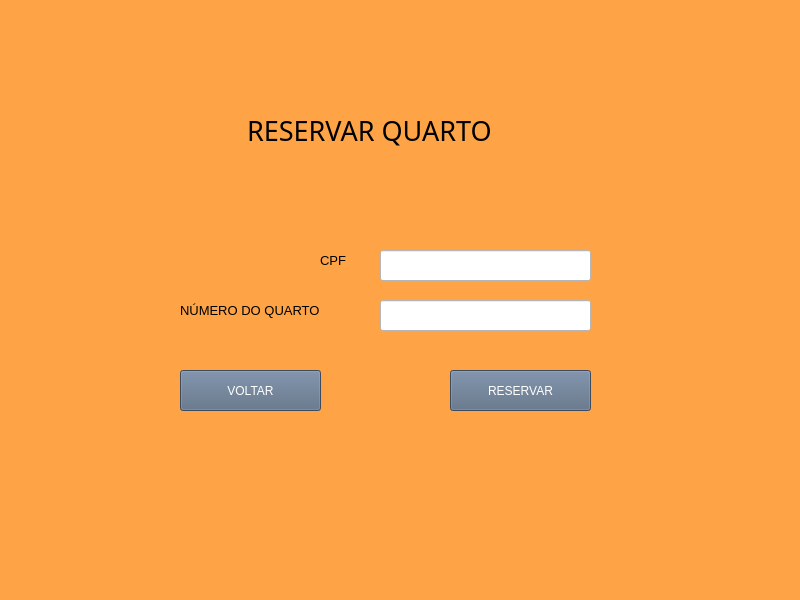
<?xml version="1.0" encoding="UTF-8"?>
<ui version="4.0">
 <class>MainWindow</class>
 <widget class="QMainWindow" name="MainWindow">
  <property name="geometry">
   <rect>
    <x>0</x>
    <y>0</y>
    <width>800</width>
    <height>600</height>
   </rect>
  </property>
  <property name="font">
   <font>
    <pointsize>13</pointsize>
   </font>
  </property>
  <property name="windowTitle">
   <string>MainWindow</string>
  </property>
  <property name="styleSheet">
   <string notr="true">background-color: rgb(255, 164, 70);</string>
  </property>
  <widget class="QWidget" name="centralwidget">
   <widget class="QLabel" name="label">
    <property name="geometry">
     <rect>
      <x>240</x>
      <y>110</y>
      <width>361</width>
      <height>41</height>
     </rect>
    </property>
    <property name="font">
     <font>
      <family>MV Boli</family>
      <pointsize>20</pointsize>
      <weight>50</weight>
      <italic>false</italic>
      <bold>false</bold>
     </font>
    </property>
    <property name="styleSheet">
     <string notr="true">font: 20pt &quot;MV Boli&quot;;
</string>
    </property>
    <property name="text">
     <string> RESERVAR QUARTO</string>
    </property>
   </widget>
   <widget class="QLabel" name="label_2">
    <property name="geometry">
     <rect>
      <x>180</x>
      <y>300</y>
      <width>171</width>
      <height>20</height>
     </rect>
    </property>
    <property name="font">
     <font>
      <pointsize>10</pointsize>
     </font>
    </property>
    <property name="text">
     <string>NÚMERO DO QUARTO</string>
    </property>
    <property name="alignment">
     <set>Qt::AlignLeading|Qt::AlignLeft|Qt::AlignVCenter</set>
    </property>
   </widget>
   <widget class="QLineEdit" name="lineEdit">
    <property name="geometry">
     <rect>
      <x>380</x>
      <y>300</y>
      <width>211</width>
      <height>31</height>
     </rect>
    </property>
    <property name="styleSheet">
     <string notr="true">background-color: rgb(255, 255, 255);
</string>
    </property>
   </widget>
   <widget class="QPushButton" name="pushButton">
    <property name="geometry">
     <rect>
      <x>450</x>
      <y>370</y>
      <width>141</width>
      <height>41</height>
     </rect>
    </property>
    <property name="styleSheet">
     <string notr="true">background-color: rgb(86, 105, 129);
font: 10pt &quot;MS Shell Dlg 2&quot;;
color: rgb(255, 255, 255);
</string>
    </property>
    <property name="text">
     <string>RESERVAR</string>
    </property>
   </widget>
   <widget class="QPushButton" name="pushButton_2">
    <property name="geometry">
     <rect>
      <x>180</x>
      <y>370</y>
      <width>141</width>
      <height>41</height>
     </rect>
    </property>
    <property name="styleSheet">
     <string notr="true">background-color: rgb(86, 105, 129);
font: 10pt &quot;MS Shell Dlg 2&quot;;
color: rgb(255, 255, 255);</string>
    </property>
    <property name="text">
     <string>VOLTAR</string>
    </property>
   </widget>
   <widget class="QLabel" name="label_3">
    <property name="geometry">
     <rect>
      <x>190</x>
      <y>240</y>
      <width>55</width>
      <height>16</height>
     </rect>
    </property>
    <property name="text">
     <string/>
    </property>
   </widget>
   <widget class="QLabel" name="label_4">
    <property name="geometry">
     <rect>
      <x>190</x>
      <y>250</y>
      <width>111</width>
      <height>16</height>
     </rect>
    </property>
    <property name="font">
     <font>
      <pointsize>8</pointsize>
     </font>
    </property>
    <property name="text">
     <string/>
    </property>
   </widget>
   <widget class="QLabel" name="label_5">
    <property name="geometry">
     <rect>
      <x>320</x>
      <y>250</y>
      <width>31</width>
      <height>20</height>
     </rect>
    </property>
    <property name="font">
     <font>
      <pointsize>10</pointsize>
     </font>
    </property>
    <property name="text">
     <string>CPF</string>
    </property>
    <property name="alignment">
     <set>Qt::AlignLeading|Qt::AlignLeft|Qt::AlignVCenter</set>
    </property>
   </widget>
   <widget class="QLineEdit" name="lineEdit_2">
    <property name="geometry">
     <rect>
      <x>380</x>
      <y>250</y>
      <width>211</width>
      <height>31</height>
     </rect>
    </property>
    <property name="styleSheet">
     <string notr="true">background-color: rgb(255, 255, 255);
</string>
    </property>
   </widget>
  </widget>
  <widget class="QMenuBar" name="menubar">
   <property name="geometry">
    <rect>
     <x>0</x>
     <y>0</y>
     <width>800</width>
     <height>26</height>
    </rect>
   </property>
  </widget>
  <widget class="QStatusBar" name="statusbar"/>
 </widget>
 <resources/>
 <connections/>
</ui>
